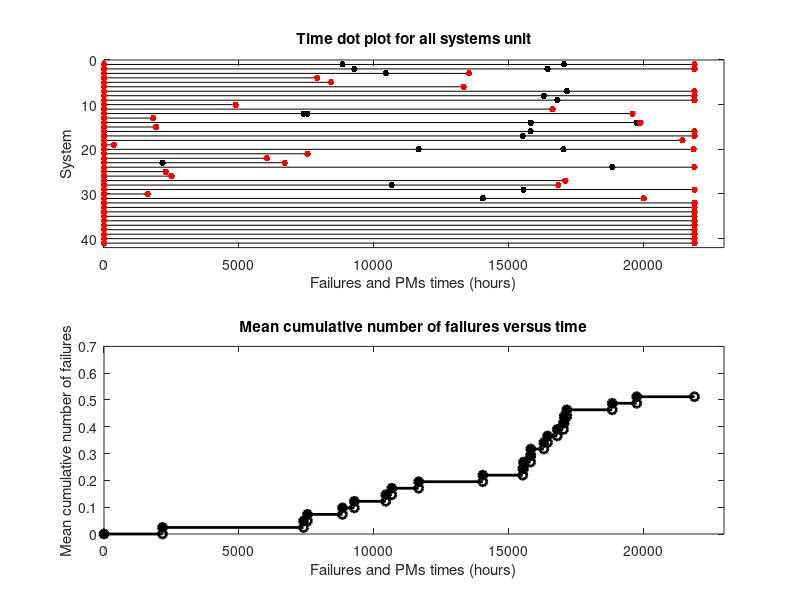

Write MATLAB code to recreate this figure.
function [x,y,X] = failures()    
    S = {};
    S{  end+1   }=[	0	8839	17057	21887	];
    S{	end+1	}=[	0	9280	16442	21887	];
    S{	end+1	}=[	0	10445	13533		];
    S{	end+1	}=[	0	7902			];
    S{	end+1	}=[	0	8414			];
    S{	end+1	}=[	0	13331			];
    S{	end+1	}=[	0	17156	21887		];
    S{	end+1	}=[	0	16305	21887		];
    S{	end+1	}=[	0	16802	21887		];
    S{	end+1	}=[	0	4881			];
    S{	end+1	}=[	0	16625			];
    S{	end+1	}=[	0	7396	7541	19590	];
    S{	end+1	}=[	0	1821			];
    S{	end+1	}=[	0	15821	19746	19877	];
    S{	end+1	}=[	0	1927			];
    S{	end+1	}=[	0	15813	21886		];
    S{	end+1	}=[	0	15524	21886		];
    S{	end+1	}=[	0	21440			];
    S{	end+1	}=[	0	369			];
    S{	end+1	}=[	0	11664	17031	21857	];
    S{	end+1	}=[	0	7544			];
    S{	end+1	}=[	0	6039			];
    S{	end+1	}=[	0	2168	6698		];
    S{	end+1	}=[	0	18840	21879		];
    S{	end+1	}=[	0	2288			];
    S{	end+1	}=[	0	2499			];
    S{	end+1	}=[	0	17100			];
    S{	end+1	}=[	0	10668	16838		];
    S{	end+1	}=[	0	15550	21887		];
    S{	end+1	}=[	0	1616			];
    S{	end+1	}=[	0	14041	20004		];
    S{	end+1	}=[	0	21888			];
    S{	end+1	}=[	0	21888			];
    S{	end+1	}=[	0	21888			];
    S{	end+1	}=[	0	21888			];
    S{	end+1	}=[	0	21888			];
    S{	end+1	}=[	0	21888			];
    S{	end+1	}=[	0	21888			];
    S{	end+1	}=[	0	21888			];
    S{	end+1	}=[	0	21888			];
    S{	end+1	}=[	0	21888			];

    %% create X = struct(x,[],y[])
    nfailures = 0;
    n = length(S);
    X = repmat(struct('x',[],'y',[]),n,1);
    xmax = 0;
    for i = 1:n
        xi = S{i};
        yi = zeros(size(xi));
        ni = length(xi);
        for j = 2:(ni - 1)
            yi(j:end) = yi(j:end) + 1;
            xmax = max(xmax, xi(ni - 1)); % time of the last failure
        end    
        X(i).x = xi;
        X(i).y = yi;        
        nfailures = nfailures + ni - 2;
    end
    fprintf('Total number of failures is %d.\n', nfailures);

    %% event times
    xticks = unique(cell2mat(S));

    X     = create_curves(X);
    [x,y] = calc_mean(X,xticks);

    close all
    fig = figure;
    [xmax,xlims] = plot_dots(fig,X);
    plot_mean(x,y,xmax,xlims);
end

function X = create_curves(X)
n = length(X);
for i = 1:n
    xi = X(i).x;
    yi = X(i).y;
    ni = length(xi);
    x = zeros(2 * ni - 1, 1);
    y = x;
    x(1) = xi(1);
    y(1) = yi(1);
    for j = 1:(ni-1)
        x(2 * j)     = xi(j + 1);
        y(2 * j)     = yi(j);
        x(2 * j + 1) = xi(j + 1);
        y(2 * j + 1) = yi(j + 1);
    end        
    X(i).curve.x = x;
    X(i).curve.y = y;
end
end

function plot_mean(x,y,xmax,xlims)
    sbplt = subplot(2,1,2);
    box(sbplt,'on'); hold(sbplt,'all');
    n = length(x);    
    for i = 1:(n-1)
        plot([x(i),x(i+1)],[y(i),y(i)],'Parent',sbplt,'LineWidth',2,'Color','k','Marker','none')
        plot(x(i)  ,y(i),'Parent',sbplt,'LineWidth',2,'Color','k','Marker','o','MarkerFaceColor','k')
        plot(x(i+1),y(i),'Parent',sbplt,'LineWidth',2,'Color','k','Marker','o')
    end
    plot([x(end),xmax],[y(end),y(end)],'Parent',sbplt,'LineWidth',2,'Color','k','Marker','none')
    plot(x(end),y(end),'Parent',sbplt,'LineWidth',2,'Color','k','Marker','o','MarkerFaceColor','k')
    plot(xmax  ,y(end),'Parent',sbplt,'LineWidth',2,'Color','k','Marker','o')
    xlabel('Failures and PMs times (hours)')
    ylabel('Mean cumulative number of failures');
    title('Mean cumulative number of failures versus time');
    xlim(xlims);
end

function [xmax,xlims] = plot_dots(fig,X)
    sbplt = subplot(2,1,1,'Parent',fig,'YDir','reverse');
    box(sbplt,'on'); hold(sbplt,'all');
    n = length(X);
    xmax = 0;
    for i = 1:n
        x = X(i).x;
        y = ones(size(x)) * i;
        xmax = max([x,xmax]);
        plot(x, y, 'Parent', sbplt, 'Marker', '.', 'Color', 'k', 'MarkerSize', 15);
        plot([x(1), x(end)], [y(1), y(end)], 'Parent', sbplt, 'LineStyle','none','Marker', '.', 'Color', [1 0 0], 'MarkerSize', 15);
    end
    xlims = [0 1.05 * xmax];
    ylim([0 (n + 1)])
    xlim(xlims);
    xlabel('Failures and PMs times (hours)');
    ylabel('System');
    title('Time dot plot for all systems unit');
end

function [x,y] = calc_mean(X,xticks)
    n = length(X);
    x = xticks;
    y = zeros(size(x));
    for i = 1:n
        Xx = X(i).x;
        Xy = X(i).y;
        for j = 1:length(x)
            xj = x(j);
            yj = feval_step(Xx,Xy,xj);
            y(j) = y(j) + yj;
        end
    end

    % normalization
    y = y / n;

    % eliminating redundant points
    index = false(size(x));
    ys = unique(y);
    for i = 1:length(ys)
        ifrst = find(ismember(y,ys(i)),1,'first');
        index(ifrst) = true;        
    end
    y = y(index);
    x = x(index);
end

function fx = feval_step(Xx,Xy,x)
    k  = sum(Xx <= x);
    fx = Xy(k);
end